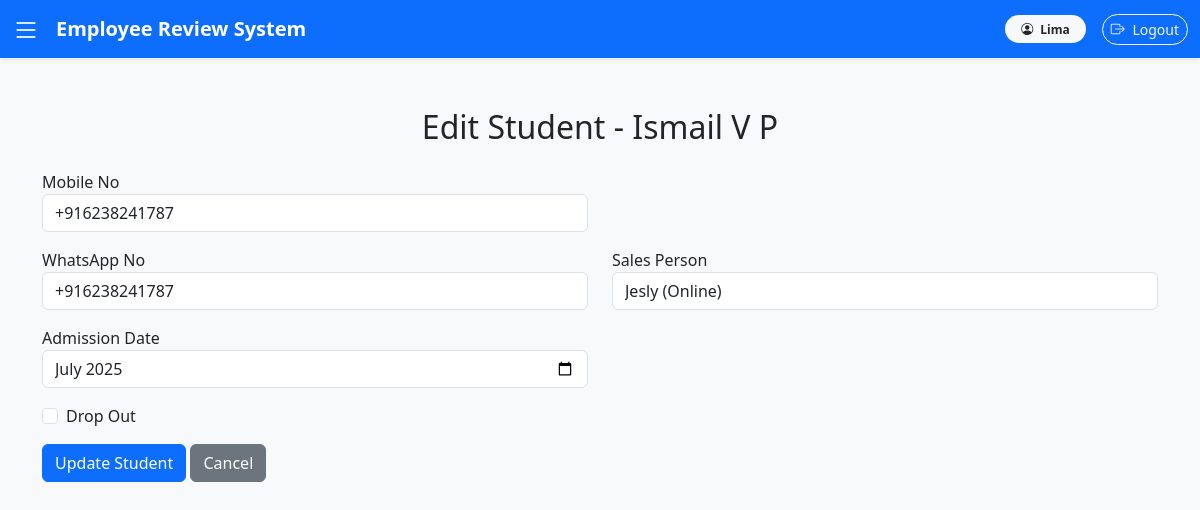
Page /students/5/edit/ (signed in) on the committed database.
### settings_app/models.py (models this page shows, shortened)
class Master(models.Model):
    created_date = models.DateTimeField(auto_now_add=True)
    isactive = models.BooleanField(default=True,verbose_name="Active")
    created_user = models.ForeignKey(User, null=True, blank=True, on_delete=models.CASCADE)
    class Meta:
        abstract = True
        ordering = ['-isactive']

class StudentProfile(Master):
    user = models.OneToOneField(User, on_delete=models.CASCADE, related_name="student_profile")
    batch = models.ForeignKey(Batch, on_delete=models.CASCADE)
    mobile_no = PhoneNumberField(null=True, blank=True, region='IN', unique=True)  # 'IN' for India
    whatsapp_no = PhoneNumberField(null=True, blank=True, region='IN', unique=True)
    sales_person = models.ForeignKey(
        SalesProfile,
        on_delete=models.CASCADE,  # mandatory, so CASCADE makes sense
        related_name="students",
        help_text="Select the counselor who enrolled this student"
    )
    drop_out = models.BooleanField(default=False, verbose_name="Drop Out")
    admission_date = models.DateField(
        help_text="Month & Year of admission"
    )
    dropout_date = models.DateField(null=True, blank=True,
        help_text="Dropped Out Date"
    )
    batch_change = models.BooleanField(null=True, blank=True, default=False, verbose_name="Batch Changed")
    batch_change_date = models.DateField(null=True, blank=True,
        help_text="Batch Changed Date"
    )
    placed = models.BooleanField(null=True, blank=True, default=False, verbose_name="Placed")
    placed_date = models.DateField(null=True, blank=True,
        help_text="Placed Date"
    )
    placement_pool_added = models.BooleanField(null=True, blank=True, default=False, verbose_name="Placement Pool Added")
    placement_pool_added_date = models.DateField(null=True, blank=True,
        help_text="Placement Pool Added Date"
    )

### settings_app/views.py (the view)
# urls.py: path('students/<int:student_id>/edit/', views.edit_student, name='edit_student'),
@login_required
def edit_student(request, student_id):
    student = get_object_or_404(StudentProfile, id=student_id)
    if request.method == "POST":
        form = StudentProfileEditForm(request.POST, instance=student)
        if form.is_valid():
            form.save()
            messages.success(request, "Student updated successfully!")
            return redirect('student_list', batch_id=student.batch.id)
    else:
        initial_data = {
            'admission_date': student.admission_date.strftime('%Y-%m') if student.admission_date else ''
        }
        form = StudentProfileEditForm(instance=student, initial=initial_data)
    return render(request, "settings_app/edit_student.html", {"form": form, "student": student})

### settings_app/forms.py (shortened to what this page needs)
class StudentProfileEditForm(forms.ModelForm):
    admission_date = forms.CharField(
        widget=forms.TextInput(attrs={'type': 'month', 'class': 'form-control'}),
        label="Admission Month & Year"
    )
    class Meta:
        model = StudentProfile
        fields = ['mobile_no', 'whatsapp_no', 'sales_person', 'drop_out', 'admission_date']
        widgets = {
            'mobile_no': forms.TextInput(attrs={'class': 'form-control', 'placeholder': 'Enter mobile number'}),
            'whatsapp_no': forms.TextInput(attrs={'class': 'form-control', 'placeholder': 'Enter WhatsApp number'}),
            'sales_person': forms.Select(attrs={'class': 'form-control'}),
            'drop_out': forms.CheckboxInput(attrs={'class': 'form-check-input'}),
        }

### settings_app/templates/settings_app/edit_student.html (shortened to what this page needs)
{% extends 'base.html' %}
{% block content %}
<div class="container mt-5">
    <h2 class="text-center mb-4">Edit Student - {{ student.user.get_full_name }}</h2>
    <form method="post">
        <div class="row mb-3">
            <div class="col-md-6">
                <label>Mobile No</label>
                {{ form.mobile_no }}
            </div>
        </div>
        <div class="row mb-3">
            <div class="col-md-6">
                <label>WhatsApp No</label>
                {{ form.whatsapp_no }}
            </div>
            <div class="col-md-6">
                <label>Sales Person</label>
                {{ form.sales_person }}
            </div>
        </div>
        <div class="row mb-3">
    <div class="col-md-6">
        <label>Admission Date</label>
        {{ form.admission_date }}
    </div>
</div>
        <div class="mb-3 form-check">
            {{ form.drop_out }} <label class="form-check-label">Drop Out</label>
        </div>
        <button type="submit" class="btn btn-primary">Update Student</button>
        <a href="{% url 'student_list' student.batch.id %}" class="btn btn-secondary">Cancel</a>
    </form>
</div>
{% endblock %}

### templates/base.html (shortened to what this page needs)
<!DOCTYPE html>
<html lang="en">
<head>
    <link rel="stylesheet" href="https://cdn.jsdelivr.net/npm/bootstrap@5.3.0/dist/css/bootstrap.min.css">
    <link rel="stylesheet" href="https://cdn.jsdelivr.net/npm/bootstrap-icons@1.11.3/font/bootstrap-icons.css">
</head>
<body>
    <nav class="navbar navbar-expand-lg navbar-dark bg-primary fixed-top shadow-sm">
        <div class="container-fluid">
            <span class="sidebar-toggle text-white me-3" id="sidebarToggle">
                <i class="bi bi-list fs-3"></i>
            </span>
            <a class="navbar-brand fw-bold" href="/">Employee Review System</a>
            <div class="d-flex ms-auto align-items-center">
                {% if user.is_authenticated %}
                <span class="badge bg-light text-dark me-3 px-3 py-2 rounded-pill">
                    <i class="bi bi-person-circle me-1"></i> {{ user.username }}
                </span>
                <form action="{% url 'logout' %}" method="post" class="d-inline">
                    <button type="submit" class="btn btn-outline-light btn-sm rounded-pill">
                        <i class="bi bi-box-arrow-right me-1"></i> Logout
                    </button>
                </form>
                {% else %}
                <a href="{% url 'login' %}" class="btn btn-light text-primary btn-sm rounded-pill">
                    <i class="bi bi-box-arrow-in-right me-1"></i> Login
                </a>
                {% endif %}
            </div>
        </div>
    </nav>
    <main class="content-container" id="mainContent">
        {% block content %}{% endblock %}
    </main>
</body>
</html>

### rows in the picture
StudentProfile: user.get_full_name "Ismail V P", mobile_no "+916238241787", whatsapp_no "+916238241787", sales_person "Jesly (Online)", admission_date "2025-07"

### other values in the picture
{{ user.username }} "Lima"
